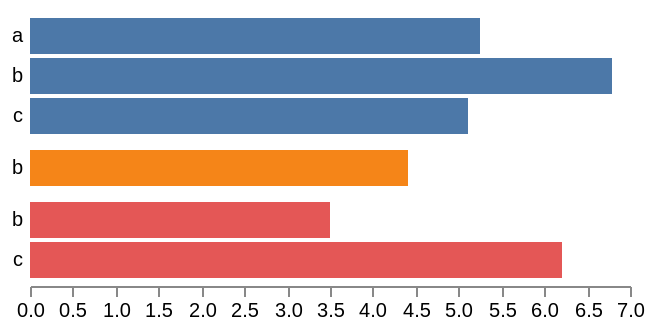

Describe this chart as a Vega-Lite specification.
### Vega specification from a JSON file in a GitHub repository (floating-point values rounded to 4 significant figures)
{"$schema": "https://vega.github.io/schema/vega/v6.json", "description": "A nested bar chart example, with bars grouped by category.", "width": 300, "padding": 5, "autosize": "pad", "signals": [{"name": "rangeStep", "value": 20, "bind": {"input": "range", "min": 5, "max": 50, "step": 1}}, {"name": "innerPadding", "value": 0.1, "bind": {"input": "range", "min": 0, "max": 0.7, "step": 0.01}}, {"name": "outerPadding", "value": 0.2, "bind": {"input": "range", "min": 0, "max": 0.4, "step": 0.01}}, {"name": "height", "update": "trellisExtent[1]"}], "data": [{"name": "tuples", "values": [{"a": 0, "b": "a", "c": 6.3}, {"a": 0, "b": "a", "c": 4.2}, {"a": 0, "b": "b", "c": 6.8}, {"a": 0, "b": "c", "c": 5.1}, {"a": 1, "b": "b", "c": 4.4}, {"a": 2, "b": "b", "c": 3.5}, {"a": 2, "b": "c", "c": 6.2}], "transform": [{"type": "aggregate", "groupby": ["a", "b"], "fields": ["c"], "ops": ["average"], "as": ["c"]}]}, {"name": "trellis", "source": "tuples", "transform": [{"type": "aggregate", "groupby": ["a"]}, {"type": "formula", "as": "span", "expr": "rangeStep * bandspace(datum.count, innerPadding, outerPadding)"}, {"type": "stack", "field": "span"}, {"type": "extent", "field": "y1", "signal": "trellisExtent"}]}], "scales": [{"name": "xscale", "domain": {"data": "tuples", "field": "c"}, "nice": true, "zero": true, "round": true, "range": "width"}, {"name": "color", "type": "ordinal", "range": "category", "domain": {"data": "trellis", "field": "a"}}], "axes": [{"orient": "bottom", "scale": "xscale", "domain": true}], "marks": [{"type": "group", "from": {"data": "trellis", "facet": {"name": "faceted_tuples", "data": "tuples", "groupby": "a"}}, "encode": {"enter": {"x": {"value": 0}, "width": {"signal": "width"}}, "update": {"y": {"field": "y0"}, "y2": {"field": "y1"}}}, "scales": [{"name": "yscale", "type": "band", "paddingInner": {"signal": "innerPadding"}, "paddingOuter": {"signal": "outerPadding"}, "round": true, "domain": {"data": "faceted_tuples", "field": "b"}, "range": {"step": {"signal": "rangeStep"}}}], "axes": [{"orient": "left", "scale": "yscale", "ticks": false, "domain": false, "labelPadding": 4}], "marks": [{"type": "rect", "from": {"data": "faceted_tuples"}, "encode": {"enter": {"x": {"value": 0}, "x2": {"scale": "xscale", "field": "c"}, "fill": {"scale": "color", "field": "a"}, "strokeWidth": {"value": 2}}, "update": {"y": {"scale": "yscale", "field": "b"}, "height": {"scale": "yscale", "band": 1}, "stroke": {"value": null}, "zindex": {"value": 0}}, "hover": {"stroke": {"value": "firebrick"}, "zindex": {"value": 1}}}}]}]}
